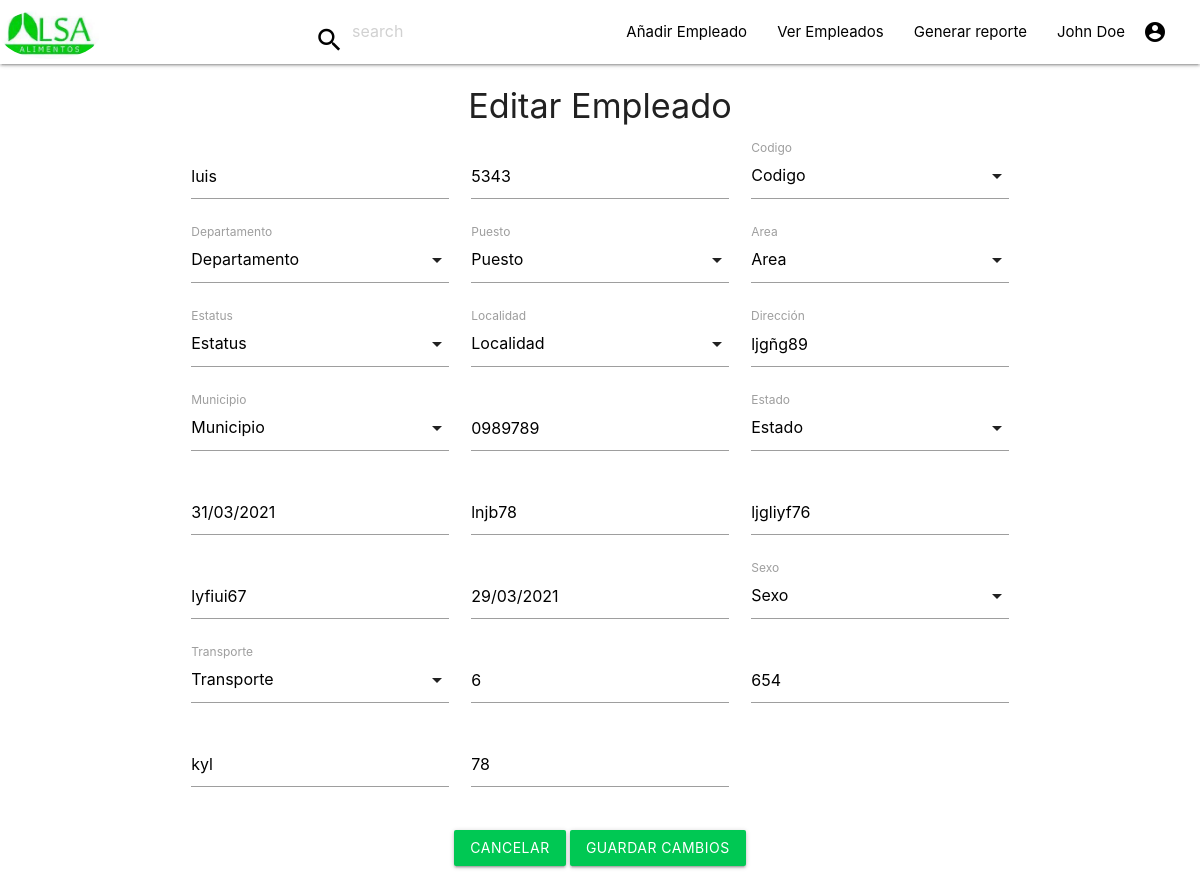
Page /proyecto/views/Rh_editar.php?editar_empleados=355 on the committed database.
### tables this page shows
CREATE TABLE `tb_empleados` (
  `idempleado` int NOT NULL,
  `numero_de_nomina` varchar(50) NOT NULL,
  `nombre` varchar(50) NOT NULL,
  `codigo` varchar(50) NOT NULL,
  `departamento` varchar(50) NOT NULL,
  `puesto` varchar(50) NOT NULL,
  `area` varchar(50) NOT NULL,
  `estatus` varchar(50) NOT NULL,
  `direccion` varchar(50) NOT NULL,
  `localidad` varchar(50) NOT NULL,
  `municipio` varchar(50) NOT NULL,
  `cp` varchar(50) NOT NULL,
  `estado` varchar(50) NOT NULL,
  `fecha_alta` varchar(50) NOT NULL,
  `nss` varchar(50) NOT NULL,
  `curp` varchar(50) NOT NULL,
  `rfc` varchar(50) NOT NULL,
  `fecha_nacimiento` varchar(50) NOT NULL,
  `sexo` varchar(50) NOT NULL,
  `transporte` varchar(50) NOT NULL,
  `locker_asignado` varchar(50) NOT NULL,
  `numero_uniforme` varchar(255) NOT NULL,
  `color` varchar(50) NOT NULL,
  `talla` varchar(50) NOT NULL
);

### proyecto/views/Rh_editar.php (the view, shortened to what this page needs)
<?php
require_once '../sql/conexion.php';
if(isset($_GET['editar_empleados'])) $id = $_GET['editar_empleados'];
$sql ="SELECT * FROM tb_empleados WHERE idempleado = :idempleado";
$stmt = $conexion->prepare($sql);
$stmt->bindParam(":idempleado", $id);
$stmt->execute();
$count = $stmt->rowCount();
if($count > 0){
  $datos = $stmt->fetch();
}
?>
<!DOCTYPE html>
<html>
  <head>
    <link rel="stylesheet" href="../css/materialize.min.css">
    <link rel="stylesheet" href="../css/stylesheet.css">
  </head>
  <body>
    <div class="navbar-fixed">
      <nav>
        <div class="nav-wrapper teal #ffffff white">
          <a href="#" class="brand-logo">
            <img src="../images/logo.jpg" height="50" width="100" style="vertical-align: middle;" class="circle">
          </a>
          <ul id="nav-mobile" class="right hide-on-med-and-down">
            <li>
              <div class="center row">
                <div class="col s12 " >
                  <div class="row" id="topbarsearch">
                    <div class="input-field col s6 s12 black-text">
                      <i class="black-text material-icons prefix">search</i>
                      <input type="text" placeholder="search" id="autocomplete-input" class="autocomplete black-text" >
                      </div>
                    </div>
                  </div>
                </div>
            </li>
            <li><a class="modal-trigger black-text" href="../views/Rh_registro.php">Añadir Empleado</a></li>
            <li><a class="modal-trigger black-text" href="../views/lista_Rh.php">Ver Empleados</a></li>
            <li><a class="modal-trigger black-text" href="https://solucionfactible.com/sfic/resources/files/nomina.pdf">Generar reporte</a></li>
            <li><a href="#" class="black-text">John Doe<i class="large sidenav-trigger black-text material-icons right" data-target="mobile-nav">account_circle</i></a></li>
          </ul>
      </nav>
    </div>
    <div class="container">
        <h4 class="center">Editar Empleado</h4>
      <div class="row">
        <form action="../controller/editar_empleados.php" method="POST" class="col s12">
          <div class="row">
            <div class="input-field col s4">
              <input name="nombre"  id="nombre" type="text" class="validate" placeholder="Nombre" value="<?= $datos['nombre']?>">
            </div>
            <div class="input-field col s4">
              <input name="numero_de_nomina" id="numero_de_nomina" type="number" class="validate" placeholder="No. Nomina"  value="<?= $datos['numero_de_nomina']?>">
            </div>
            <div class="input-field col s4">
                <label>Codigo</label>
            </div>
            <div class="input-field col s4">
              <label>Departamento</label>
            </div>
            <div class="input-field col s4">
              <label>Puesto</label>
            </div>
            <div class="input-field col s4">
              <label>Area</label>
            </div>
            <div class="input-field col s4">
              <label>Estatus</label>
            </div>
            <div class="input-field col s4">
              <label>Localidad</label>
            </div>
            <div class="input-field col s4">
              <input name="direccion" id="direccion" type="text" class="validate" placeholder="dirección"  value="<?= $datos['direccion']?>">
              <label for="direccion">Dirección</label>
            </div>
            <div class="input-field col s4">
              <label>Municipio</label>
            </div>
            <div class="input-field col s4">
              <input name="cp"  id="cp" type="number" class="validate" placeholder="Codigo Postal" value="<?= $datos['cp']?>">
            </div>
            <div class="input-field col s4">
              <label>Estado</label>
            </div>
            <div class="input-field col s4">
              <input name="fecha_alta" id="fecha_alta" type="text" class="datepicker validate" placeholder="Fecha alta" value="<?= $datos['fecha_alta']?>">
            </div>
            <div class="input-field col s4">
              <input name="nss" id="nss" type="text" class="validate" placeholder="NSS" value="<?= $datos['nss']?>">
            </div>
            <div class="input-field col s4">
              <input name="curp" id="curp" type="text" class="validate" placeholder="CURP" value="<?= $datos['curp']?>">
            </div>
            <div class="input-field col s4">
              <input name="rfc" id="rfc" type="text" class="validate" placeholder="RFC" value="<?= $datos['rfc']?>">
            </div>
            <div class="input-field col s4">
              <input name="fecha_nacimiento" id="fecha_nacimiento" type="text" class="datepicker validate" placeholder="Fecha de Nacimiento" value="<?= $datos['fecha_nacimiento']?>">
            </div>
            <div class="input-field col s4">
              <label>Sexo</label>
            </div>
            <div class="input-field col s4">
              <label>Transporte</label>
            </div>
            <div class="input-field col s4">
              <input name="locker_asignado" id="locker_asignado" type="text" class="validate" placeholder="locker asignado" value="<?= $datos['locker_asignado']?>">
            </div>
            <div class="input-field col s4">
              <input name="numero_uniforme" id="numero_uniforme" type="number" class="validate" placeholder="Numero de Uniforme" value="<?= $datos['numero_uniforme']?>">
            </div>
            <div class="input-field col s4">
              <input name="color" id="color "type="text" class="validate" placeholder="Color" value="<?= $datos['color']?>">
            </div>
            <div class="input-field col s4">
              <input name="talla" id="talla" type="text" class="validate" placeholder="Talla" value="<?= $datos['talla']?>">
            </div>
          </div>
          <div class="center">
            <input type="button" class="modal-close  green accent-4 btn" value="Cancelar">
            <input type="submit" class="modal-close  green accent-4 btn" name="submit" value="Guardar Cambios">
          </div>
        </form>
      </div>
    </div>
  </body>
</html>

### rows in the picture
tb_empleados: nombre "luis", numero_de_nomina "5343", direccion "ljgñg89", cp "0989789", fecha_alta "31/03/2021", nss "lnjb78", curp "ljgliyf76", rfc "lyfiui67", fecha_nacimiento "29/03/2021", locker_asignado "6", numero_uniforme "654", color "kyl", talla "78"
